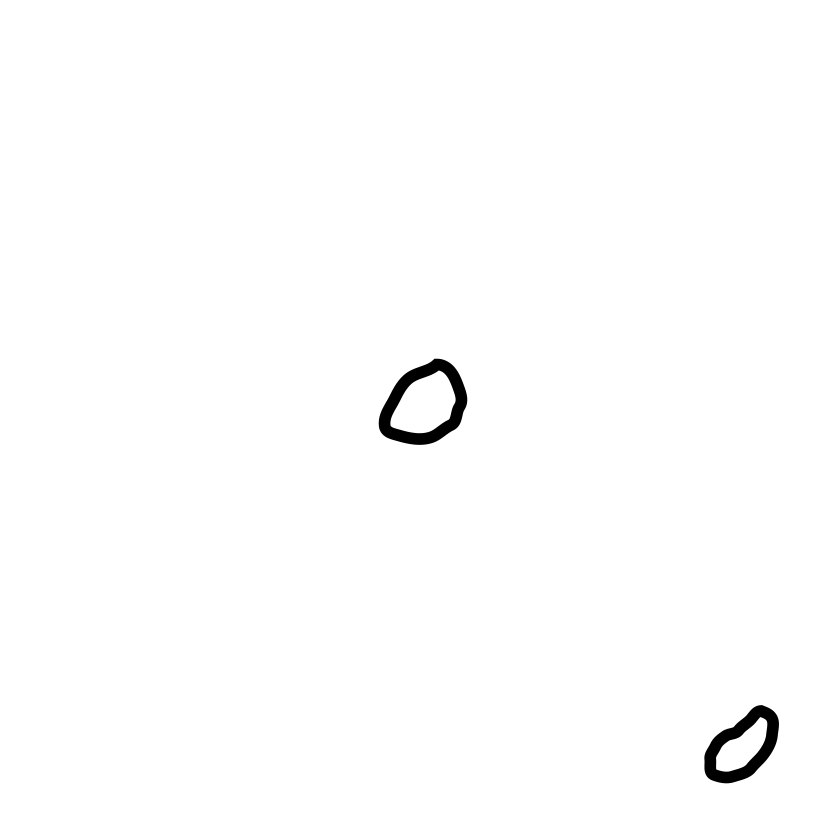
#> input picture bm_friedrich_2024/diatom-branching-morphogenesis-v1.0/aberrants/seed_twos1.png, 1642 x 1642 px (shown at 1/2 size)
$ jupyter execute t.pseudonana.simulations.abberants.ipynb   (shell and % lines are left out)   (older library calls are emulated)
#> lines starting #> are read from the running program, lines starting #| are printed output that depends on the picture; after the words box and inside, x2 and y2 are one past the last pixel; in counts of white or black regions, pixels touching at a corner belong together
### bm_friedrich_2024/diatom-branching-morphogenesis-v1.0/aberrants/laplacians.py
import numpy as np
from skimage.draw import ellipse

# ********************************  def laplacian for diffusion  ********************************
# [10 lines left out: function laplacian, not called in this run]

# ********************************  def SDV reflecting b.c.  ********************************
def SDV_ref_bc_indxs(U,r_r,c_r):

    SDV_el_z = np.zeros(np.shape(U))
    SDV_el_yp = np.zeros(np.shape(U))
    SDV_el_xp = np.zeros(np.shape(U))
    nX,nY = np.shape(U)[1],np.shape(U)[0]

    rr, cc = ellipse(r=nY//2, c=nX//2, r_radius=r_r, c_radius=c_r)
    rr_yp, cc_yp = ellipse(r=nY//2+1, c=nX//2, r_radius=r_r, c_radius=c_r)
    rr_xp, cc_xp = ellipse(r=nY//2, c=nX//2+1, r_radius=r_r, c_radius=c_r)

    SDV_el_z[rr, cc] = 1
    SDV_el_yp[rr_yp, cc_yp] = 1
    SDV_el_yp = SDV_el_yp - SDV_el_z

    SDV_el_xp[rr_xp, cc_xp] = 1
    SDV_el_xp = SDV_el_xp - SDV_el_z

    indx_yp = np.where(SDV_el_yp== 1)
    indx_ym = np.where(SDV_el_yp==-1)

    indx_xp = np.where(SDV_el_xp== 1)
    indx_xm = np.where(SDV_el_xp==-1)

    return([indx_yp,indx_ym,indx_xp,indx_xm])

# ********************************  def SDV reflecting b.c.  ********************************
def SDV_laplacian_expanding(Z,r_r,c_r,dx):
    dy=dx
    indx_yp,indx_ym,indx_xp,indx_xm = SDV_ref_bc_indxs(Z,r_r,c_r)

    X_Y  = Z[1:-1, 1:-1]

    Z[indx_yp] = Z[indx_yp[0]-1,indx_yp[1]]
    Z[indx_ym[0]-1,indx_ym[1]] = Z[indx_ym[0],indx_ym[1]]

    Y_m  = Z[0:-2, 1:-1]
    Y_p  = Z[2:  , 1:-1]

    d_yy   = (Y_p + Y_m - 2*X_Y)/dy**2

    Z[indx_xp[0],indx_xp[1]] = Z[indx_xp[0],indx_xp[1]-1]
    Z[indx_xm[0],indx_xm[1]-1] = Z[indx_xm[0],indx_xm[1]]

    X_p  = Z[1:-1,   2:]
    X_m  = Z[1:-1, 0:-2]

    d_xx   = (X_p + X_m - 2*X_Y)/dx**2

    return (d_yy+d_xx)

### bm_friedrich_2024/diatom-branching-morphogenesis-v1.0/aberrants/t.pseudonana.simulations.abberants.ipynb
[cell 1]
import numpy as np                        # working with arrays
import imageio                            # reading images as an array
import matplotlib.pyplot as plt           # working with plots
import matplotlib.animation as animation  # working with animations & making gifs
#import seaborn as sns                     # working with fancy plots
import matplotlib.colors as colors
from matplotlib.colors import LinearSegmentedColormap
import os                                 # sounds

from PIL import Image, ImageDraw          # rotating solidification front
from skimage.filters import gaussian
from skimage.measure import label, regionprops
from skimage import morphology as mrph
import skimage.measure as mea

#import get_valve_morphology as gvm

from skimage import transform as tf
from mpl_toolkits.axes_grid1 import make_axes_locatable

#plt.style.use('~/jupyter-notebook/trial.mplstyle')

[cell 2]
import warnings

Xmin = -230             # reactor boundaries
Xmax = +230
Ymin = -230
Ymax = +230

Xsize = Xmax-Xmin       # size of the X_Y grid
Ysize = Ymax-Ymin
dx  = 1                 # space step in nm
dy  = dx                # dx = 8.5 nm

nX  = int(Xsize/dx)     # integer
nY  = int(Ysize/dy)

T  = 10000              # total time
dt = 1                  # time step
nt = int(T/dt)          # number of iterations

f      = 0.073          # equilibrium rate constant
k_sol  = 0.135         # solidification rate

I_cr = 9.0              # quenching parameters
h = 20

delta = 2.05
Ds1i = 0.112            # diffusion constants
Ds2i = Ds1i/delta
Di   = 0.1

CFLx = Di*dt/(dx**2)    # CFL satbility criterion

mag_facf = 90
mf=mag_facf
Xm,XM,Ym,YM =(Xmin/dx)/mf,(Xmax/dx)/mf,(Ymax/dx)/mf,(Ymin/dx)/mf
ds0 = 1

if (CFLx > 0.24 ) : warnings.warn("\n  CFL* HAS BEEN REACHED: CFL={:.3f}".format(CFLx))

print('Grid size (rows):...................{}'.format(nY))
print('Estimated simulation time (min):....{:.2f}'.format((4.5e-4*nX+5.12e-3)**2.3*T/dt/60)) # empirical func.
print('CFL (CFL*=0.16):....................{:.3f}'.format(CFLx))

[cell 3]
from skimage.transform import rescale

def get_initial_configuration(img,v_max,u_min):

    #delta = v_max-u_min
#> called with img = 'seed_twos1.png', v_max = 0.4, u_min = 0.4
    pic = imageio.imread(img)            # image import, gray scale normalization and rescaling
#> pic is the input picture: shape (1642, 1642, 4); mean R, G, B, A 0, 0, 0, 1.9
    nS = np.shape(pic[1])[0]
#> nS = 1642
    seed = pic[:,:,3]-pic[:,:,2]
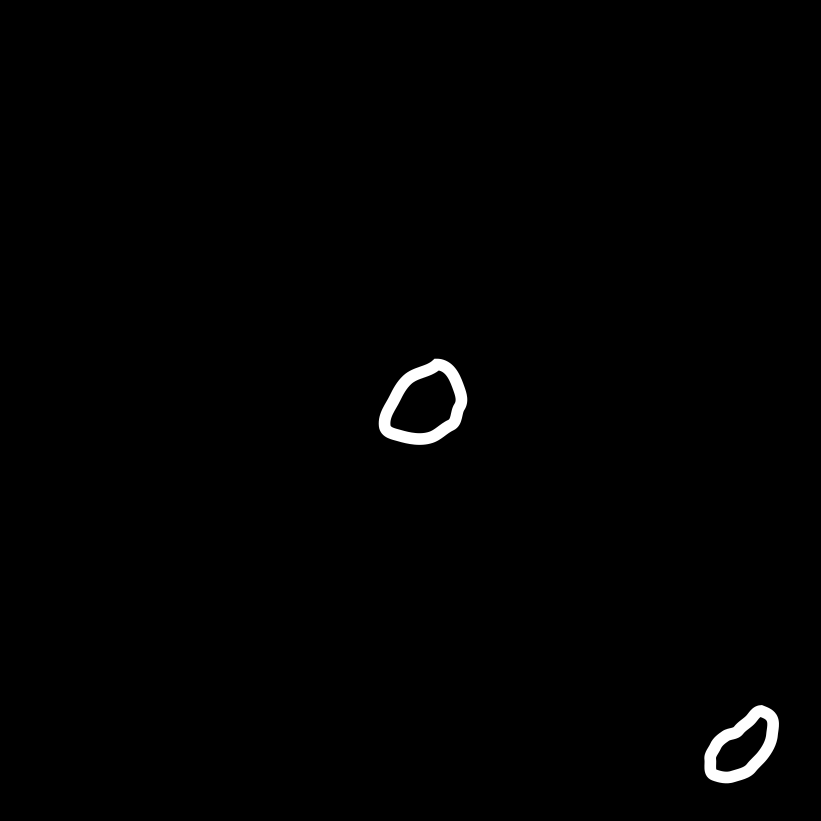
#> seed: shape (1642, 1642) (shown at 1/2 size); min 0, max 255, mean 1.9
    seed = seed/250
    seed = rescale(seed, 0.18/dx, multichannel=False, anti_aliasing=True)
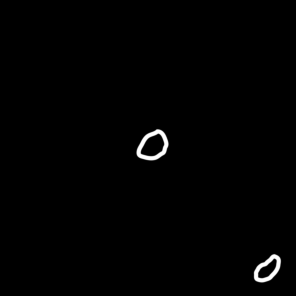
#> seed: shape (296, 296) float64; min 0, max 1.02, mean 0.00768; drawn with min black and max white

    N = nX
    U = np.ones((N,N))                   # making blank U and V matrices
    V = np.zeros((N,N))

    N2 = N//2                            # inserting the seed in the center of the domain
    r = int(np.shape(seed)[0])
#> r = 296
    V[N2-r//2:N2+r//2+r%2, N2-r//2:N2+r//2+r%2] =v_max*seed # how deal with odd and even shapes
    #U = U - V*(1-u_min)/v_max            # tuning the U,V initial conditions
    return U, V

# visulaization of U-V IC:
U, V = get_initial_configuration('seed_twos1.png',0.4,0.4) # relaxing state ,0.4,0.3
#> U: shape (460, 460) float64; every value is 1

def plot_scale_bar(img,mgf,axes):
    im1 = axes.errorbar(np.shape(img)[0]*0.8,np.shape(img)[1]*0.08,\
                        xerr = (mgf*ds0/dx)/4, color='k', capsize=1,linewidth=2)
    im2 = axes.text(np.shape(img)[0]*0.8,np.shape(img)[1]*0.02,\
                   '500 nm', horizontalalignment='center', verticalalignment='top',fontsize = 10)
    return(im1,im2)

# plot pattern
fig, ax = plt.subplots(figsize = (6,4),dpi=100)

physical_boundaries = [Xm,XM,Ym,YM] # in um

ax = plt.subplot(111)
ax.set_title(r'$S^{**}I$')
im1 = ax.imshow(V, cmap='Blues',extent =physical_boundaries)

ax.set_xlabel('X (μm)')
ax.set_ylabel('Y (μm)')

divider = make_axes_locatable(ax)
cax = divider.append_axes('right', size='5%', pad=0.10)
clb = fig.colorbar(im1, cax=cax, orientation='vertical')
plt.tight_layout()

#import get_valve_morphology as gvm

plt.savefig("image1")
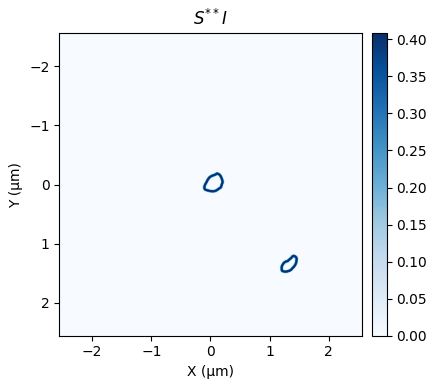
#> figure drawn by matplotlib, 2 panels

[cell 4]
import laplacians as LAP

def hill_func(C_cr,lam,c):
    h = C_cr**lam/(C_cr**lam+c**lam)
    return(h)

[cell 5]
from tqdm import tqdm

T = 15000
n = int(T/dt)


S1I, S2I = get_initial_configuration('seed_twos1.png',0.4,0.4)
S2I[310:350,310:350]=0
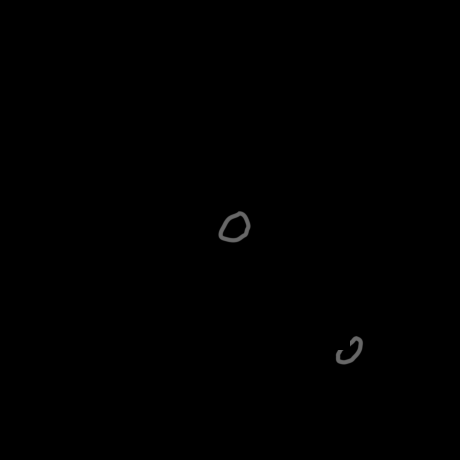
#> S2I: shape (460, 460) float64; min 0, max 0.408, mean 0.00118
S1I = np.ones(np.shape(U))

S3 = np.zeros(np.shape(U))
I  = np.zeros(np.shape(U))
uni = np.ones(np.shape(U))
sol = 1*np.ones(np.shape(U))

sigma = 1
SDV_a, SDV_b = 200, 200

for i in tqdm(range(n)):

    deltaS1I = Ds1i*LAP.SDV_laplacian_expanding(S1I,r_r=SDV_a,c_r=SDV_b,dx=1)
    deltaS2I = Ds2i*LAP.SDV_laplacian_expanding(S2I,r_r=SDV_a,c_r=SDV_b,dx=1)
#> call 2 of SDV_laplacian_expanding, with r_r = 200, c_r = 200, dx = 1
#> in SDV_laplacian_expanding (call 2), `d_yy   = (Y_p + Y_m - 2*X_Y)/dy**2`:
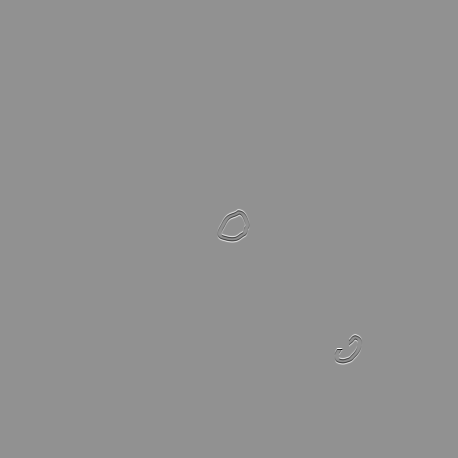
#> d_yy: shape (458, 458) float64; min -0.542, max 0.408, mean 1.06e-21; drawn with min black and max white
    deltaI   = Di*LAP.SDV_laplacian_expanding(I,r_r=SDV_a,c_r=SDV_b,dx=1)
#> in SDV_laplacian_expanding (call 3), `indx_yp,indx_ym,indx_xp,indx_xm = SDV_ref_bc_indxs(Z,r_r,c_r)`: Z: shape (460, 460) float64; every value is 0

    S1I0 = S1I[1:-1,1:-1]
    S2I0 = S2I[1:-1,1:-1]
    S30  = S3[1:-1,1:-1]
    I0   = I[1:-1,1:-1]

    sol = hill_func(C_cr=I_cr/100,lam=h,c=I/100)
    delta = np.random.uniform(low=-1, high=+1, size=(nX-2,nX-2))
    sigma = 1*(1+delta)

    S1I[1:-1,1:-1], S2I[1:-1, 1:-1] = \
        S1I0 + dt * (sigma*deltaS1I + sol[1:-1,1:-1]*(-S1I0*S2I0**2) + f*(1-S1I0)),\
        S2I0 + dt * (sigma*deltaS2I + sol[1:-1,1:-1]*(S1I0*S2I0**2)  - k_sol*S2I0)
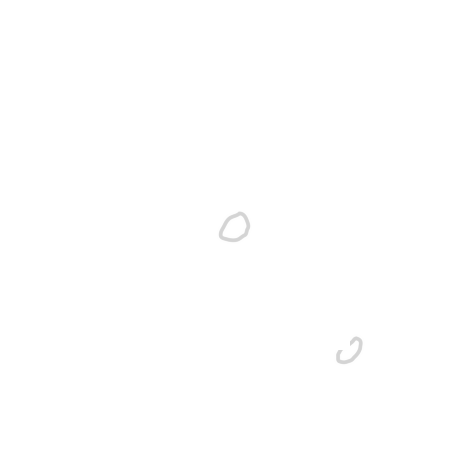
#> S1I: shape (460, 460) float64; min 0.834, max 1, mean 1
#> S2I: shape (460, 460) float64; 0.74% of pixels changed, all inside (x1, y1, x2, y2) = (216, 209, 366, 367)

    I[1:-1,1:-1]  =  I0 + dt * (sigma*deltaI + k_sol*S2I0)
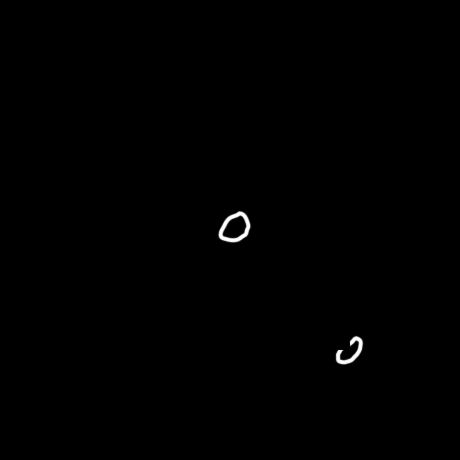
#> I: shape (460, 460) float64; min 0, max 0.0701, mean 0.000195; drawn with min black and max white
    S3[1:-1,1:-1] =  S30 + dt * (k_sol*S2I0)

    if (i == 3500):
        S1Iprim, S2Iprim = get_initial_configuration('seed_twos1.png',0.4,0.4)
        S2I[310:350,310:350] = S2Iprim[310:350,310:350]
